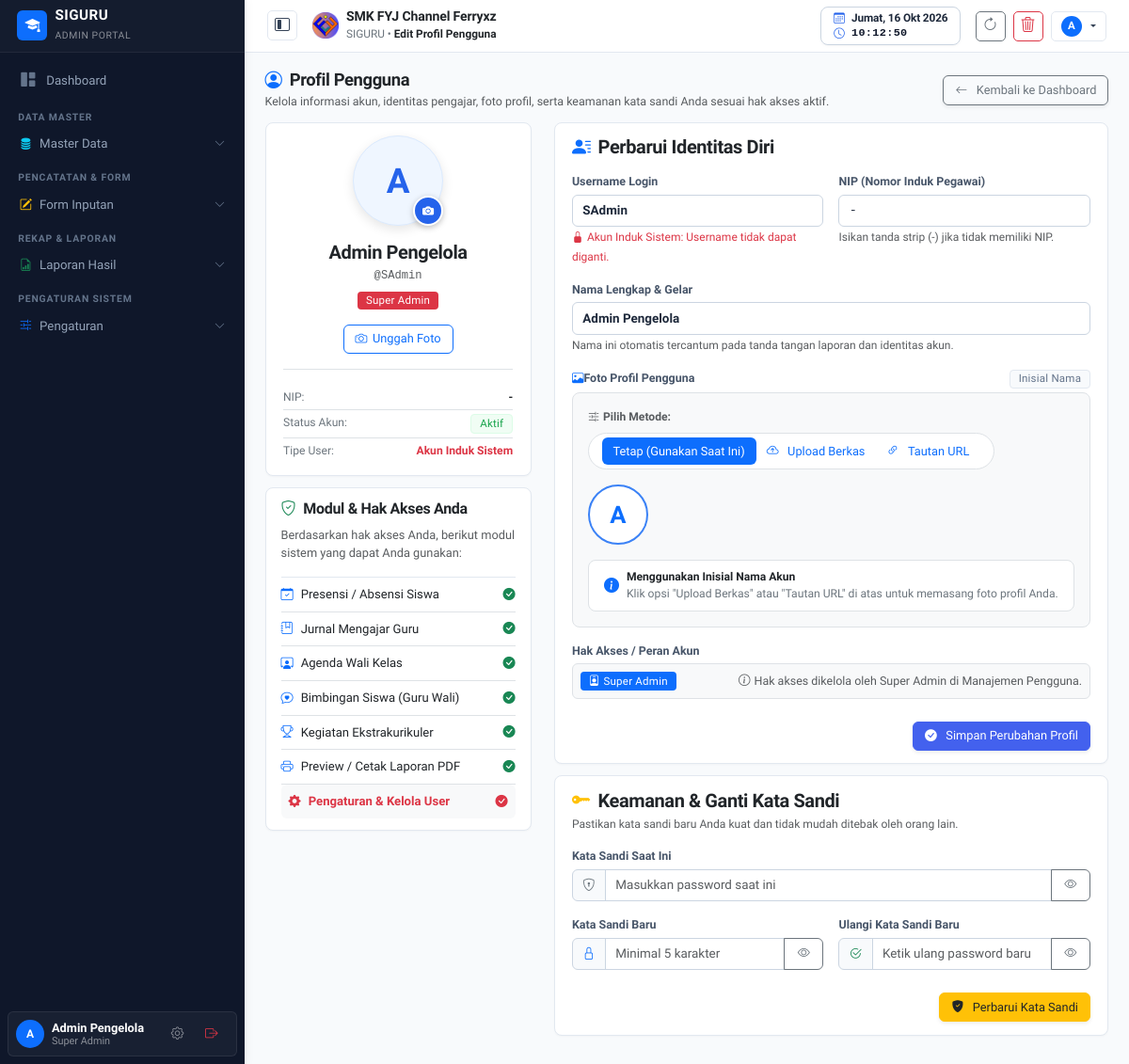
Screenshot of /profil.php (signed in) with the database file from the repository.
### tables this page shows
CREATE TABLE pengaturan (
    id INTEGER PRIMARY KEY AUTOINCREMENT,
    logo TEXT DEFAULT 'assets/images/logo.png',
    nama_sekolah TEXT DEFAULT 'SMK NEGERI 1 CONTOH',
    tahun_ajaran TEXT DEFAULT '2026/2027',
    semester TEXT DEFAULT 'Ganjil',
    kelas TEXT DEFAULT 'X RPL 1, X RPL 2, XI RPL 1, XI RPL 2, XII RPL 1, XII RPL 2',
    mata_pelajaran TEXT DEFAULT 'Matematika, Bahasa Indonesia, Pemrograman Web, Basis Data, Bahasa Inggris, PJOK, Pendidikan Agama',
    folder_jurnal TEXT,
    folder_foto TEXT,
    folder_guru_wali TEXT,
    folder_wali TEXT,
    folder_ekstra TEXT,
    link_db_absen TEXT,
    link_db_jurnal TEXT,
    link_db_guru_wali TEXT,
    link_db_wali TEXT,
    link_db_ekstra TEXT,
    list_ekstrakurikuler TEXT DEFAULT 'Pramuka, Paskibra, Futsal, Basket, Rohis, PMR, Desain Grafis, Robotik',
    kepala_sekolah TEXT DEFAULT 'Drs. H. Ahmad Fauzi, M.Pd.',
    nip_kepala_sekolah TEXT DEFAULT '19750815 199903 1 002'
, kop_surat TEXT DEFAULT 'assets/images/kop_surat.png', kop_size TEXT DEFAULT '90', kabupaten TEXT DEFAULT 'Klungkung', ttd_kepsek TEXT DEFAULT 'https://drive.google.com/thumbnail?id=1GUfUommgYjV-cnhU0tTB8kRJy8iXagkI', list_tahun_ajaran TEXT DEFAULT '["2025/2026", "2026/2027", "2027/2028"]');

CREATE TABLE data_user (
    id INTEGER PRIMARY KEY AUTOINCREMENT,
    username TEXT UNIQUE NOT NULL,
    password TEXT NOT NULL,
    hak_akses TEXT NOT NULL,
    nama TEXT NOT NULL,
    nip TEXT
, foto TEXT);

### profil.php (the view, shortened to what the rows shown need)
<?php
require_once __DIR__ . '/config/helper.php';
$pdo = getDBConnection();
$userId = (int)$_SESSION['user_id'];
try {
    $pdo->query("SELECT foto FROM data_user LIMIT 1");
} catch (Exception $e) {
    try {
        $pdo->exec("ALTER TABLE data_user ADD COLUMN foto TEXT");
    } catch (Exception $ex) {}
}
$stmt = $pdo->prepare("SELECT * FROM data_user WHERE id = ?");
$stmt->execute([$userId]);
$stmt = $pdo->prepare("SELECT * FROM data_user WHERE id = ?");
$stmt->execute([$userId]);
$userProfile = $stmt->fetch();
require_once __DIR__ . '/views/header.php';
require_once __DIR__ . '/views/sidebar.php';
$roles = array_map('trim', explode(',', $userProfile['hak_akses']));
$hasCustomPhoto = !empty($userProfile['foto']);
?>
<main class="content-wrapper">
    <div class="row g-4">
        <div class="col-lg-4">
            <div class="card card-table border-0 shadow-sm p-4 text-center mb-4">
                <div class="profile-avatar-container">
                    <?php if ($hasCustomPhoto): ?>
                        <img src="<?= htmlspecialchars(formatPhotoUrl($userProfile['foto'])) ?>" alt="Foto Profil" class="profile-avatar-img">
                    <?php else: ?>
                        <div class="profile-avatar-initial bg-primary-subtle text-primary">
                            <?= strtoupper(substr($userProfile['nama'] ?: 'U', 0, 1)) ?>
                        </div>
                    <?php endif; ?>
                    <button type="button" class="profile-avatar-badge" data-bs-toggle="modal" data-bs-target="#modalUploadFoto" title="Klik untuk Unggah / Ganti Foto Profil">
                        <i class="bi bi-camera-fill small"></i>
                    </button>
                </div>
                <h5 class="fw-bold text-dark mb-1"><?= htmlspecialchars($userProfile['nama']) ?></h5>
                <p class="text-muted small mb-2 font-monospace">@<?= htmlspecialchars($userProfile['username']) ?></p>
                <div class="d-flex flex-wrap justify-content-center gap-1 mb-3">
                    <?php foreach ($roles as $r): ?>
                        <span class="badge <?= $r === 'Super Admin' ? 'bg-danger' : 'bg-primary' ?> px-2 py-1">
                            <?= htmlspecialchars($r) ?>
                        </span>
                    <?php endforeach; ?>
                </div>
                <div class="d-flex justify-content-center gap-2 mb-3">
                    <button type="button" class="btn btn-outline-primary btn-sm rounded-pill px-3 shadow-xs d-inline-flex align-items-center gap-1.5" data-bs-toggle="modal" data-bs-target="#modalUploadFoto">
                    </button>
                </div>
                <div class="border-top pt-3 text-start small">
                    <div class="d-flex justify-content-between py-1 border-bottom">
                        <span class="text-secondary">NIP:</span>
                        <span class="fw-semibold text-dark"><?= htmlspecialchars($userProfile['nip'] ?: '-') ?></span>
                    </div>
                    <div class="d-flex justify-content-between py-1 border-bottom">
                    </div>
                    <div class="d-flex justify-content-between py-1">
                    </div>
                </div>
            </div>
        </div>
        <div class="col-lg-8">
            <div class="card card-table border-0 shadow-sm p-4 mb-4">
                <form method="POST" action="profil.php" enctype="multipart/form-data">
                    <div class="row g-3">
                        <div class="col-md-6">
                            <label class="form-label small fw-semibold text-secondary">NIP (Nomor Induk Pegawai)</label>
                            <input type="text" name="nip" class="form-control font-monospace" value="<?= htmlspecialchars($userProfile['nip'] ?? '') ?>" placeholder="198502152010011002">
                            <small class="text-muted" style="font-size: 0.75rem;">Isikan tanda strip (-) jika tidak memiliki NIP.</small>
                        </div>
                        <div class="col-12">
                            <label class="form-label small fw-semibold text-secondary">Nama Lengkap & Gelar</label>
                            <input type="text" name="nama" class="form-control fw-semibold" value="<?= htmlspecialchars($userProfile['nama']) ?>" required>
                            <small class="text-muted" style="font-size: 0.75rem;">Nama ini otomatis tercantum pada tanda tangan laporan dan identitas akun.</small>
                        </div>
                        <div class="col-12">
                            <div class="p-3 bg-light rounded-3 border">
                                <div class="d-flex flex-wrap align-items-center gap-3">
                                    <div class="rounded-circle overflow-hidden shadow-xs border bg-white d-flex align-items-center justify-content-center" style="width: 64px; height: 64px; flex-shrink: 0; border-width: 2px !important; border-color: #3b82f6 !important;">
                                        <?php if ($hasCustomPhoto): ?>
                                            <img id="formFotoPreview" src="<?= htmlspecialchars(formatPhotoUrl($userProfile['foto'])) ?>" alt="Preview" style="width: 100%; height: 100%; object-fit: cover;">
                                            <div id="formFotoInitial" class="fw-bold text-primary" style="font-size: 1.6rem; display: none;">
                                                <?= strtoupper(substr($userProfile['nama'] ?: 'U', 0, 1)) ?>
                                            </div>
                                        <?php else: ?>
                                            <div id="formFotoInitial" class="fw-bold text-primary" style="font-size: 1.6rem;">
                                                <?= strtoupper(substr($userProfile['nama'] ?: 'U', 0, 1)) ?>
                                            </div>
                                        <?php endif; ?>
                                    </div>
                                </div>
                            </div>
                        </div>
                        <div class="col-12">
                            <div class="p-2 bg-light rounded border d-flex flex-wrap align-items-center gap-2">
                                <?php foreach ($roles as $r): ?>
                                    <span class="badge bg-primary px-3 py-2 fw-semibold">
                                        <i class="bi bi-person-badge me-1"></i><?= htmlspecialchars($r) ?>
                                    </span>
                                <?php endforeach; ?>
                                <span class="text-muted small ms-auto" style="font-size: 0.78rem;">
                                    <i class="bi bi-info-circle me-1"></i>Hak akses dikelola oleh Super Admin di Manajemen Pengguna.
                                </span>
                            </div>
                        </div>
                    </div>
                </form>
            </div>
        </div>
    </div>
</main>
<?php require_once __DIR__ . '/views/footer.php'; ?>

### views/header.php (shortened to what the rows shown need)
<?php
require_once __DIR__ . '/../config/auth.php';
require_once __DIR__ . '/../config/helper.php';
$user = currentUser();
$settings = getSettings();
?>
<!DOCTYPE html>
<html lang="id">
<head>
    <link href="https://cdn.jsdelivr.net/npm/bootstrap@5.3.2/dist/css/bootstrap.min.css" rel="stylesheet">
    <link rel="stylesheet" href="https://cdn.jsdelivr.net/npm/bootstrap-icons@1.11.3/font/bootstrap-icons.min.css">
    <link rel="stylesheet" href="https://cdnjs.cloudflare.com/ajax/libs/font-awesome/6.5.1/css/all.min.css">
    <link rel="stylesheet" href="assets/css/style.css?v=<?= time() ?>">
</head>
<body>
<header class="main-header d-flex align-items-center justify-content-between px-3 px-md-4">
    <div class="d-flex align-items-center gap-2 gap-md-3">
        <div class="d-flex align-items-center gap-2">
            <img src="<?= htmlspecialchars($settings['logo'] ?? 'assets/images/logo.png') ?>" alt="Logo" class="rounded" style="height: 28px; width: 28px; object-fit: contain;">
            <div>
                <span class="d-none d-md-block fw-bold text-dark mb-0" style="font-size: 0.88rem; line-height: 1.15; letter-spacing: -0.01em;">
                    <?= htmlspecialchars($settings['nama_sekolah'] ?? 'SMK FYJ Channel Ferryxz') ?>
                </span>
                <span class="text-secondary small" style="line-height: 1.1; font-size: 0.74rem;">
                    SIGURU &bull; <span class="fw-semibold text-dark"><?= htmlspecialchars($pageTitle ?? 'Dashboard') ?></span>
                </span>
            </div>
        </div>
    </div>
    <div class="d-flex align-items-center gap-2">
        <div class="dropdown">
            <button class="btn btn-light btn-sm border px-2 py-1 d-flex align-items-center gap-1.5 dropdown-toggle shadow-xs" style="height: 32px; border-radius: 6px;" data-bs-toggle="dropdown" title="Akun: <?= htmlspecialchars($user['nama']) ?> (<?= htmlspecialchars($user['hak_akses']) ?>)">
                <?php if (!empty($user['foto'])): ?>
                    <img src="<?= htmlspecialchars(formatPhotoUrl($user['foto'])) ?>" alt="Avatar" class="rounded-circle" style="width: 22px; height: 22px; object-fit: cover; border: 1px solid #cbd5e1;">
                <?php else: ?>
                    <div class="rounded-circle bg-primary text-white d-flex align-items-center justify-content-center fw-bold" style="width: 22px; height: 22px; font-size: 0.72rem;">
                        <?= strtoupper(substr($user['nama'] ?: 'U', 0, 1)) ?>
                    </div>
                <?php endif; ?>
            </button>
        </div>
    </div>
</header>

### views/sidebar.php (shortened to what the rows shown need)
<?php
require_once __DIR__ . '/../config/auth.php';
$currentUserData = currentUser();
?>
<aside class="main-sidebar d-flex flex-column" id="mainSidebar">
    <div class="sidebar-user-card p-2 mx-2 mb-2 rounded-2">
        <div class="d-flex align-items-center justify-content-between">
            <a href="profil.php" class="d-flex align-items-center gap-2 text-decoration-none overflow-hidden" title="Profil Saya">
                <?php if (!empty($currentUserData['foto'])): ?>
                    <img src="<?= htmlspecialchars(formatPhotoUrl($currentUserData['foto'])) ?>" alt="Avatar" class="avatar-sidebar rounded-circle shadow-xs" style="width: 32px; height: 32px; object-fit: cover; flex-shrink: 0; border: 1.5px solid rgba(255,255,255,0.3);">
                <?php else: ?>
                    <div class="avatar-sidebar rounded-circle bg-primary text-white d-flex align-items-center justify-content-center fw-bold" style="width: 30px; height: 30px; font-size: 0.75rem; flex-shrink: 0;">
                        <?= strtoupper(substr($currentUserData['nama'] ?? 'U', 0, 1)) ?>
                    </div>
                <?php endif; ?>
                <div class="overflow-hidden" style="max-width: 125px;">
                    <div class="text-white fw-semibold small text-truncate" style="font-size: 0.8rem; line-height: 1.2;"><?= htmlspecialchars($currentUserData['nama'] ?? 'Pengguna') ?></div>
                    <div class="text-white-50 text-truncate" style="font-size: 0.68rem; line-height: 1.1;"><?= htmlspecialchars($currentUserData['hak_akses'] ?? 'Guru') ?></div>
                </div>
            </a>
        </div>
    </div>
</aside>

### rows the page displays
pengaturan: logo (picture), nama_sekolah "SMK FYJ Channel Ferryxz"
data_user: nama "A", nama "Admin Pengelola", hak_akses "Super Admin", username "SAdmin", nip "-"

### other values shown
$pageTitle "Edit Profil Pengguna"
